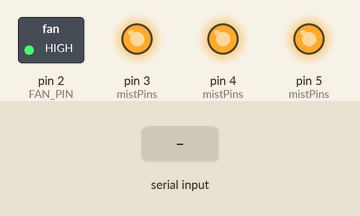
Simulated run of this sketch. Board: Arduino Uno, built with avr-gcc and run on an emulated ATmega328P. Parts: switched loads named in the sketch (green lamp = pin HIGH), output pins drawn as LEDs (lit = HIGH). The inputs (shaded band) are chosen by the test bench. What the sketch prints to the serial monitor is not drawn.

Above: at 1.2 s.
1.3 s: "ON,45\n" received over Serial
At 2.1 s:
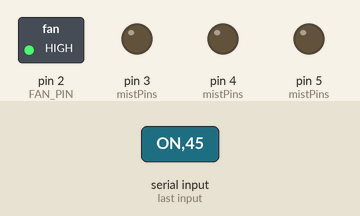
3.0 s: "MODE\n" received over Serial
At 5.9 s:
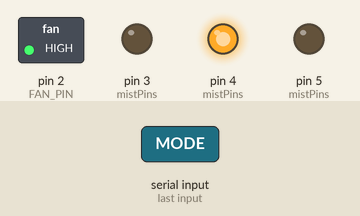
6.0 s: "OFF,45\n" received over Serial
At 6.7 s:
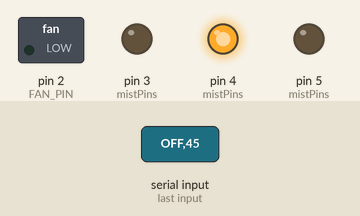
Timing chart, 0 to 15.0 s (numbered marks = the images above; inputs shaded):
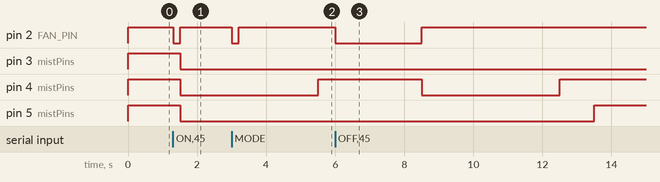

Measured:
- after the input at 1.3 s, pin 2 (FAN_PIN): HIGH → LOW at once, → HIGH 0.20 s later; pin 3 (mistPins), pin 4 (mistPins), pin 5 (mistPins): HIGH → LOW after 0.21 s
- after the input at 3.0 s, pin 2 (FAN_PIN): HIGH → LOW at once, → HIGH 0.20 s later
- after the input at 6.0 s, pin 2 (FAN_PIN): HIGH → LOW at once, → HIGH 2.5 s later; pin 4 (mistPins): HIGH → LOW after 2.5 s, → HIGH 4.0 s later; pin 5 (mistPins): LOW → HIGH after 7.5 s instead of 0.51 s

The sketch:

air_control.ino
```cpp
#define FAN_PIN 2

#define MIST1 3
#define MIST2 4
#define MIST3 5

const bool RELAY_ON = LOW;
const bool RELAY_OFF = HIGH;

int mistPins[3] = {MIST1, MIST2, MIST3};

unsigned long runTime[3] = {0, 0, 0};
unsigned long maxTime = 0;

bool fanIsOn = false;
int fanMode = 1;

unsigned long cycleStart = 0;
unsigned long pauseStart = 0;
bool inPause = false;

void setup() {
  Serial.begin(9600);

  pinMode(FAN_PIN, OUTPUT);
  digitalWrite(FAN_PIN, HIGH);

  for (int i = 0; i < 3; i++) {
    pinMode(mistPins[i], OUTPUT);
    digitalWrite(mistPins[i], RELAY_OFF);
  }

  allMistOff();

  Serial.println("READY");
  Serial.println("예시: ON133 / OFF015 / ON000 / OFF000 / MODE / SYNC0-3");
}

void loop() {
  readCommand();
  updateMist();
}

void readCommand() {
  if (Serial.available()) {
    String cmd = Serial.readStringUntil('\n');
    cmd.trim();
    cmd.toUpperCase();

    Serial.print("입력값: [");
    Serial.print(cmd);
    Serial.println("]");

    if (cmd.startsWith("ON") && cmd.length() == 5) {
      if (!fanIsOn) {
        fanOn();
        fanIsOn = true;
      } else {
        Serial.println("FAN 이미 ON 상태");
      }

      setMist(cmd.substring(2));
    }

    else if (cmd.startsWith("OFF") && cmd.length() == 6) {
      if (fanIsOn) {
        fanOff();
        fanIsOn = false;
      } else {
        Serial.println("FAN 이미 OFF 상태");
      }

      setMist(cmd.substring(3));
    }

    else if (cmd == "MODE") {
      if (fanIsOn) {
        fanModeChange();
      } else {
        Serial.println("FAN OFF 상태라 MODE 불가");
      }
    }

    else if (cmd.startsWith("SYNC") && cmd.length() == 5) {
      int n = cmd.charAt(4) - '0';

      if (n == 0) {
        fanIsOn = false;
        Serial.println("FAN OFF");
      } else if (n >= 1 && n <= 3) {
        fanIsOn = true;
        fanMode = n;
        Serial.print("FAN ON / MODE ");
        Serial.println(fanMode);
      } else {
        Serial.println("명령어 오류");
      }
    }

    else {
      Serial.println("명령어 오류");
    }
  }
}

void fanOn() {
  digitalWrite(FAN_PIN, LOW);
  delay(200);
  digitalWrite(FAN_PIN, HIGH);

  Serial.print("FAN ON / MODE ");
  Serial.println(fanMode);
}

void fanOff() {
  digitalWrite(FAN_PIN, LOW);
  delay(2500);
  digitalWrite(FAN_PIN, HIGH);

  Serial.println("FAN OFF");
}

void fanModeChange() {
  digitalWrite(FAN_PIN, LOW);
  delay(200);
  digitalWrite(FAN_PIN, HIGH);

  fanMode++;
  if (fanMode > 3) fanMode = 1;

  Serial.print("FAN MODE ");
  Serial.println(fanMode);
}

void setMist(String mistCmd) {
  maxTime = 0;

  for (int i = 0; i < 3; i++) {
    runTime[i] = (mistCmd.charAt(i) - '0') * 1000UL;

    if (runTime[i] > maxTime) {
      maxTime = runTime[i];
    }
  }

  cycleStart = millis();
  inPause = false;

  if (maxTime == 0) {
    allMistOff();
    Serial.println("MIST OFF");
  } else {
    Serial.print("MIST 반복 설정: ");
    Serial.println(mistCmd);
  }
}

void updateMist() {
  if (maxTime == 0) {
    allMistOff();
    return;
  }

  unsigned long now = millis();

  if (inPause) {
    allMistOff();

    if (now - pauseStart >= 1000) {
      inPause = false;
      cycleStart = now;
    }

    return;
  }

  unsigned long elapsed = now - cycleStart;

  if (elapsed >= maxTime) {
    allMistOff();
    inPause = true;
    pauseStart = now;
    return;
  }

  for (int i = 0; i < 3; i++) {
    if (elapsed < runTime[i]) {
      digitalWrite(mistPins[i], RELAY_ON);
    } else {
      digitalWrite(mistPins[i], RELAY_OFF);
    }
  }
}

void allMistOff() {
  for (int i = 0; i < 3; i++) {
    digitalWrite(mistPins[i], RELAY_OFF);
  }
}
```
